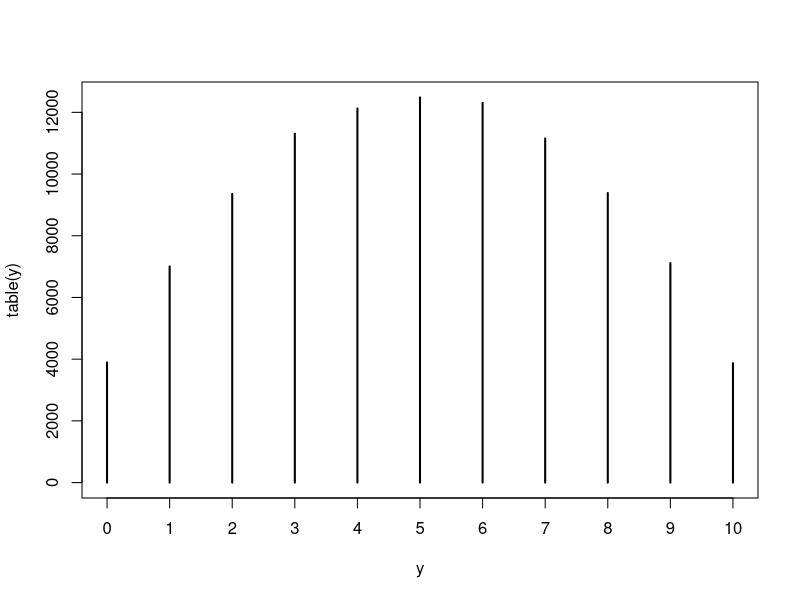

Here is the R script that generated this plot:
##########################################################
#Montecarlo error computations
##########################################################
#through the use of the CLT we can approximate the accuracy of the montecarlo estimates
set.seed(32)
m <- 100
a <- 2
b <- 1/3

#the sample mean of the thetas will follow a normal distribution with the variance being the true theta variance and the mean being the true mean
#divided bz the montecarlo size
theta <- rgamma(n=m,shape=a,rate=b)
#to create the standard error:
se <- sd(theta)/sqrt(m)
# 95% ce: the true value of the estimnate is with 95% cinfidence within -2 se + mean / +2 se +mean
n95_CI <- 2*se
mean(theta) + n95_CI
mean(theta) - n95_CI
ind <- theta < 5
#esti9mate of the probability of being less than 5
mean(ind)
#the estimate still follows the CLT so, the error is still calculated the same way
se_mean_ind <- sd(ind)/sqrt(m)

2*se_mean_ind
#the true value of our estimate is then around 49-51%
#hierarchical model
#We had a binomial random variable, where y_1 represents success or failure with 10 trials, phi_1: success probability
#phi_1 has a beta distribution
#phi_1 <- beta(2,2)
#y_1 <- binomial(10,phi_1)


m <- 1e5
#function for draw simulator, we apply the rbinomial and rbeta

phi <-rbeta(m,shape1=2,shape2=2)
y <- rbinom(m, size = 10, prob = phi) #this is a beta-binomial, it is the marginal distribution of y
plot(table(y))
#simulated y mean
mean(y)


